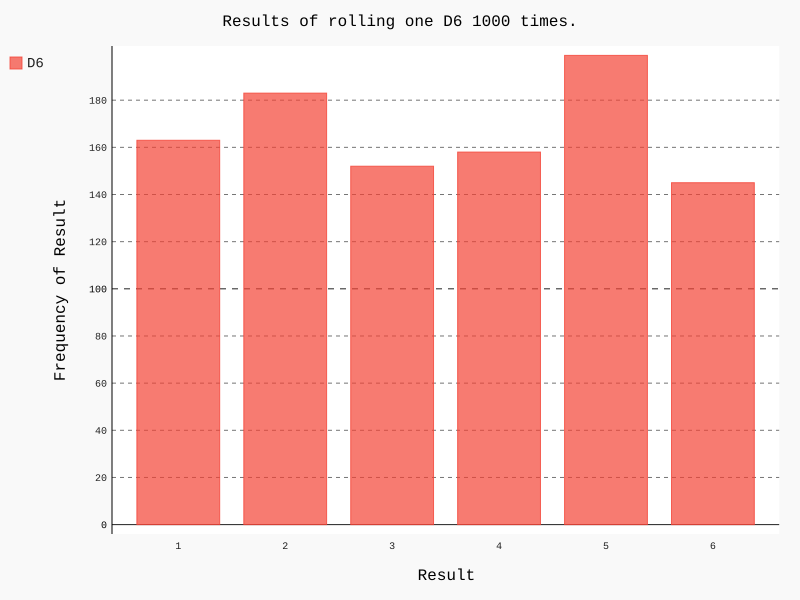

Source code (Python):
import pygal
from die import Die


die = Die()
results = []
for roll_num in range(1000):
    result = die.roll()
    results.append(result)
frequencies = []
for value in range(1, die.num_sides + 1):
    frequency = results.count(value)
    frequencies.append(frequency)
hist = pygal.Bar()

hist.title = "Results of rolling one D6 1000 times."
hist.x_labels = ['1', '2', '3', '4', '5', '6']
hist.x_title = "Result"
hist.y_title = "Frequency of Result"

hist.add('D6', frequencies)
hist.render_to_file('die_visual.svg')
